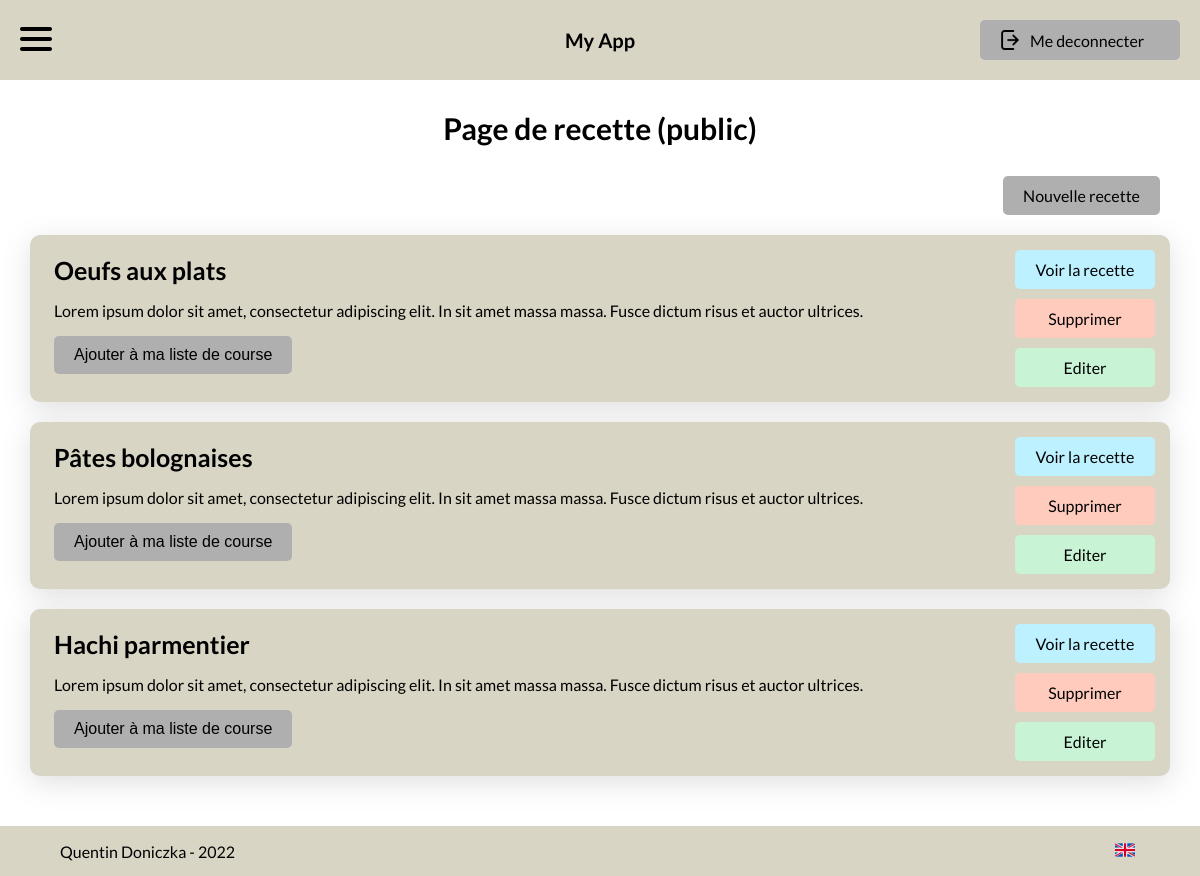
Page /receipts/index.php (signed in) on the committed database.
### tables this page shows
CREATE TABLE receipts (
        id INTEGER PRIMARY KEY AUTOINCREMENT,
        titre VARCHAR(255) NOT NULL,
        temps INT,
        ingredients TEXT,
        lang VARCHAR(3) DEFAULT "fr",
        id_owner INT,
        is_public INT DEFAULT 0,
        resume TEXT,
        description TEXT NOT NULL
    );

### assets/php/traductions.php (called while the page is built, shortened)
<?php
function traduction() {
    $traduction = [];
    $traduction["fr"] = [];
    $traduction["en"] = [];
    $traduction["fr"]["accueil"] = [];
    $traduction["fr"]["accueil"]["titre"] = "Bienvenue sur \"My App\"";
    $traduction["fr"]["accueil"]["titre2"] = "Voir la dernière recette :";
    $traduction["fr"]["accueil"]["info"] = "Voir la recette";
    $traduction["fr"]["accueil"]["info_all"] = "Voir toutes les recettes";
    $traduction["fr"]["lang"] = [];
    $traduction["fr"]["lang"]["change_fr"] = "Traduire le site en français";
    $traduction["fr"]["lang"]["change_en"] = "Traduire le site en anglais";
    $traduction["fr"]["gestion"] = [];
    $traduction["fr"]["gestion"]["btn_edit"] = "Editer";
    $traduction["fr"]["gestion"]["btn_delete"] = "Supprimer";
    $traduction["fr"]["recette"] = [];
    $traduction["fr"]["recette"]["titre_privee"] = "Page de recette (privée)";
    $traduction["fr"]["recette"]["titre_public"] = "Page de recette (public)";
    $traduction["fr"]["recette"]["creation"] = "Création";
    $traduction["fr"]["recette"]["modif"] = "Modification";
    $traduction["fr"]["recette"]["recette"] = "recette";
    $traduction["fr"]["recette"]["titre"] = "Titre de la recette";
    $traduction["fr"]["recette"]["temps"] = "Temps de préparation (min)";
    $traduction["fr"]["recette"]["description"] = "Courte description";
    $traduction["fr"]["recette"]["ingredient"] = "Ingrédients";
    $traduction["fr"]["recette"]["t_ingredient"] = "Ecrire votre ingrédient ...";
    $traduction["fr"]["recette"]["q_ingredient"] = "Quantité";
    $traduction["fr"]["recette"]["u_ingredient"] = "Unité";
    $traduction["fr"]["recette"]["n_ingredient"] = "Nom ingrédient";
    $traduction["fr"]["recette"]["add"] = "Ajouter";
    $traduction["fr"]["recette"]["etape"] = "Etapes";
    $traduction["fr"]["recette"]["e_etape"] = "Ecrire votre étape ...";
    $traduction["fr"]["recette"]["save"] = "Enregistrer";
    $traduction["fr"]["recette"]["cancel"] = "Annuler";
    $traduction["fr"]["recette"]["r_liste"] = "Retour à la liste";
    $traduction["fr"]["recette"]["indispo"] = "Recette indisponible";
    $traduction["fr"]["recette"]["time"] = "Temps de préparations :";
    $traduction["fr"]["recette"]["n_recette"] = "Nouvelle recette";
    $traduction["fr"]["recette"]["propose"] =  "Proposer ma recette";
    $traduction["fr"]["recette"]["voir"] = "Voir la recette";
    $traduction["fr"]["recette"]["edit"] = "Editer";
    $traduction["fr"]["recette"]["sup"] = "Supprimer";
    $traduction["fr"]["recette"]["none"] = "Il n'y a pas de recettes à afficher.";
    $traduction["fr"]["signin"] = [];
    $traduction["fr"]["signin"]["titre"] = "Connexion";
    $traduction["fr"]["signin"]["mail"] = "Email";
    $traduction["fr"]["signin"]["name"] = "Pseudo";
    $traduction["fr"]["signin"]["mdp"] = "Mot de passe";
    $traduction["fr"]["signin"]["c_mdp"] = "Confirmation de mot de passe";
    $traduction["fr"]["signin"]["connect"] = "Se connecter";
    $traduction["fr"]["signin"]["inscrire"] = "S'inscrire";
    $traduction["fr"]["signin"]["membre"] = "Déjà membre ?";
    $traduction["fr"]["signin"]["success"] = "Inscription réussie, veuillez vous connecter.";
    $traduction["fr"]["header"]["home"] = "Accueil";
    $traduction["fr"]["header"]["profil"] = "Profil";
    $traduction["fr"]["header"]["recette"] = "Recettes";
    $traduction["fr"]["header"]["m_recette"] = "Mes recettes";
    $traduction["fr"]["header"]["course"] = "Liste de courses";
    $traduction["fr"]["header"]["utilisateur"] = "Gestion des utilisateurs";
    $traduction["fr"]["header"]["deco"] = "Me deconnecter";
    $traduction["fr"]["error_signin"]["pseudo"] = "Ce pseudo est déjà pris";
    $traduction["fr"]["error_signin"]["mdp"] = "Mots de passes differents";
    $traduction["fr"]["error_signin"]["email"] = "Email invalide";
    $traduction["fr"]["error_signin"]["user_ok"] = "Utilisateur bien enregistré.";
    $traduction["fr"]["error_signin"]["fields"] = "Les champs ne sont pas bien remplis.";
    $traduction["fr"]["error_signin"]["connect_ok"] = "Connexion réussie.";
    $traduction["fr"]["error_signin"]["id"] = "Les identifiants sont incorrects.";
    $traduction["fr"]["msg_role"]["droit"] = "Vous ne pouvez pas modifier les rôles.";
    $traduction["fr"]["msg_role"]["self"] = "Vous ne pouvez pas modifier votre propre rôle.";
    $traduction["fr"]["msg_role"]["update"] = "Rôle mis à jour.";
    $traduction["fr"]["msg_role"]["error"] = "Une erreur est survenu, veuillez réessayer plus tard.";
    $traduction["fr"]["recette"]["my_fav"] = "Mes favoris";
    $traduction["fr"]["recette"]["fav"] = "Favori";
    $traduction["fr"]["recette"]["moderation"] = "Modération des recettes";
    $traduction["fr"]["recette"]["add_course"] = "Ajouter à ma liste de course";
    $traduction["fr"]["liste"]["titre"] = "Ma liste de courses";
    $traduction["fr"]["liste"]["nombre"] = "Nombre de recettes choisies :";
    $traduction["fr"]["liste"]["creat"] = "Générer ma liste";
    $traduction["fr"]["liste"]["vide"] = "Liste de course vide";
    $traduction["fr"]["manage"]["titre"] = "Gestion des utilisateurs";
    $traduction["fr"]["manage"]["membre"] = "Membre";
    $traduction["en"]["accueil"] = [];
    $traduction["en"]["accueil"]["titre"] = "Welcome to \"My App\"";
    $traduction["en"]["accueil"]["titre2"] = "See the last receipt :";
    $traduction["en"]["accueil"]["info"] = "See receipt";
    $traduction["en"]["accueil"]["info_all"] = "See every receipts";
    $traduction["en"]["lang"] = [];
    $traduction["en"]["lang"]["change_fr"] = "Traduire le site en français";
    $traduction["en"]["lang"]["change_en"] = "Traduire le site en anglais";
    $traduction["en"]["gestion"] = [];
    $traduction["en"]["gestion"]["btn_edit"] = "Editer";
    $traduction["en"]["gestion"]["btn_delete"] = "Supprimer";
    $traduction["en"]["signin"] = [];
    $traduction["en"]["signin"]["titre"] = "Connection";
    $traduction["en"]["signin"]["mail"] = "Email";
    $traduction["en"]["signin"]["name"] = "Pseudo";
    $traduction["en"]["signin"]["mdp"] = "Password";
    $traduction["en"]["signin"]["c_mdp"] = "Confirm password";
    $traduction["en"]["signin"]["connect"] = "Log in";
    $traduction["en"]["signin"]["inscrire"] = "Register";
    $traduction["en"]["signin"]["membre"] = "Already member ?";
    $traduction["en"]["signin"]["success"] = "Register done, please login.";
    $traduction["en"]["signin"]["success"] = "Register done, please login.";
    $traduction["en"]["header"]["home"] = "Homepage";
    $traduction["en"]["header"]["profil"] = "Profil";
    $traduction["en"]["header"]["recette"] = "Receipt";
    $traduction["en"]["header"]["m_recette"] = "My Receipt";
    $traduction["en"]["header"]["course"] = "Shopping list";
    $traduction["en"]["header"]["utilisateur"] = "User management";
    $traduction["en"]["header"]["deco"] = "Logout";
    $traduction["en"]["error_signin"]["pseudo"] = "This pseudo is already taken";
    $traduction["en"]["error_signin"]["mdp"] = "password is not matching";
    $traduction["en"]["error_signin"]["email"] = "Email invalid";
    $traduction["en"]["error_signin"]["user_ok"] = "User well saved";
    $traduction["en"]["error_signin"]["fields"] = "The fields are not filled in correctly.";
    $traduction["en"]["error_signin"]["connect_ok"] = "Successful connection.";
    $traduction["en"]["error_signin"]["id"] = "Identifiers are incorrect.";
    $traduction["en"]["msg_role"]["droit"] = "You cannot change roles.";
    $traduction["en"]["msg_role"]["self"] = "You cannot change your won role.";
    $traduction["en"]["msg_role"]["update"] = "Updated role";
    $traduction["en"]["msg_role"]["error"] = "An error has occurred, please try again later.";
    $traduction["en"]["recette"] = [];
    $traduction["en"]["recette"]["titre_privee"] = "Receipts page (private)";
    $traduction["en"]["recette"]["titre_public"] = "Receipts page (public)";
    $traduction["en"]["recette"]["creation"] = "Creation";
    $traduction["en"]["recette"]["modif"] = "Edit";
    $traduction["en"]["recette"]["recette"] = "receipt";
    $traduction["en"]["recette"]["titre"] = "Receipts title";
    $traduction["en"]["recette"]["temps"] = "Preparation time (mins)";
    $traduction["en"]["recette"]["description"] = "Short Description";
    $traduction["en"]["recette"]["ingredient"] = "Ingredients";
    $traduction["en"]["recette"]["t_ingredient"] = "Write your ingredient...";
    $traduction["en"]["recette"]["q_ingredient"] = "Quantity";
    $traduction["en"]["recette"]["u_ingredient"] = "Unit";
    $traduction["en"]["recette"]["n_ingredient"] = "Ingredient name";
    $traduction["en"]["recette"]["add"] = "Add";
    $traduction["en"]["recette"]["etape"] = "Steps";
    $traduction["en"]["recette"]["e_etape"] = "Write your step...";
    $traduction["en"]["recette"]["save"] = "Save";
    $traduction["en"]["recette"]["cancel"] = "Cancel";
    $traduction["en"]["recette"]["r_liste"] = "Back to list";
    $traduction["en"]["recette"]["indispo"] = "Recipe unavailable";
    $traduction["en"]["recette"]["time"] = "Preparation time:";
    $traduction["en"]["recette"]["n_recette"] = "New recipe";
    $traduction["en"]["recette"]["propose"] =  "Submit my recipe";
    $traduction["en"]["recette"]["voir"] = "See the recipe";
    $traduction["en"]["recette"]["edit"] = "Edit";
    $traduction["en"]["recette"]["sup"] = "Delete";
    $traduction["en"]["recette"]["none"] = "There are no recipes to display.";
    $traduction["en"]["recette"]["my_fav"] = "My favorites";
    $traduction["en"]["recette"]["fav"] = "Favorite";
    $traduction["en"]["recette"]["moderation"] = "Management receipt public";
    $traduction["en"]["recette"]["add_course"] = "Add to my wishlist";
    $traduction["en"]["liste"]["titre"] = "My shopping list";
    $traduction["en"]["liste"]["nombre"] = "Number of recipes chosen :";
    $traduction["en"]["liste"]["creat"] = "Generate my list";
    $traduction["en"]["liste"]["vide"] = "Shopping list is empty";
    $traduction["en"]["manage"]["titre"] = "User management";
    $traduction["en"]["manage"]["membre"] = "Member";
    return $traduction;
}

### receipts/index.php (the view, shortened to what this page needs)
<?php
include("../assets/php/header.php");
$pdo = new PDO('sqlite:../database.db');
$pdo->setAttribute(PDO::ATTR_DEFAULT_FETCH_MODE, PDO::FETCH_ASSOC);
$pdo->setAttribute(PDO::ATTR_ERRMODE, PDO::ERRMODE_EXCEPTION);
$lang = $_SESSION["lang"];
$traduction = traduction();
?>
<?php if(isset($_GET["id"]) && isset($_GET["edit"])) { ?>
<?php
    $req = $pdo->prepare('SELECT * FROM receipts WHERE id=:id AND lang = "fr" ');
    $req->bindValue('id', intval($_GET["id"]));
    $req->execute();
    $receipt = $req->fetch();
?>
<?php if( (!empty($_GET["id"]) && $receipt && is_owner($receipt["id_owner"])) || ($_GET["id"] == 0 && is_admin())) { ?>
<h1 class="title-page" > <?php if($_GET["id"] == 0) {echo $traduction[$lang]["recette"]["creation"];} else {echo $traduction[$lang]["recette"]["modif"];} ?> <?php echo $traduction[$lang]["recette"]["recette"] ; ?></h1>
<form id="form_receipt" method="POST" action="/receipts/form_receipt.php" class="form form-recette">
    <input name="id" type="hidden" value="<?php echo $_GET["id"];?>">
    <input type="hidden" value="1" name="is_public">
    <div class="label-form">
    <label for=""> <?php echo $traduction[$lang]["recette"]["titre"]; ?></label>
        <input type="text" name="titre" value="<?php if($receipt){echo $receipt["titre"];} ?>">
    </div>
    <div class="label-form">
    <label for=""><?php echo $traduction[$lang]["recette"]["temps"]; ?></label>
        <input type="text" name="temps" value="<?php if($receipt){echo $receipt["temps"];} ?>">
    </div>
    <div class="label-form">
        <label for=""><?php echo $traduction[$lang]["recette"]["description"]; ?></label>
        <textarea rows="3" name="resume" type="text" ><?php if($receipt){echo $receipt["resume"];} ?></textarea>
    </div>
    <div class="label-form">
        <label for=""><?php echo $traduction[$lang]["recette"]["ingredient"]; ?></label>
        <div id="list-ingredients">
            <?php if($receipt["ingredients"]) {
                $ingredients = json_decode($receipt["ingredients"]);
                foreach($ingredients as $ingredient) { ?>
                    <label><input checked='checked' type='checkbox' name='ingredients[]' value='<?php echo $ingredient->name.':'.$ingredient->quantity.":".$ingredient->unit; ?>'/>
                            <span><?php echo $ingredient->quantity." ".$ingredient->unit.' : '.$ingredient->name; ?></span>
                            <span class="delete_ingredient" title="Delete">X</span>
                    </label>
                <?php }
            } ?>
        </div>
        <div class="autocomplete">
            <div class="ingredients-inputs">
                <input type="number" id="qte_ingred" placeholder="Quantité" >
                <select name="" id="unit_ingred">
                    <option value="" disabled><?php echo $traduction[$lang]["recette"]["u_ingredient"]; ?></option>
                    <option value="kilogrammes">kg</option>
                    <option value="litres">litres</option>
                    <option value="grammes">grammes</option>
                </select>
                <input type="text" id="name_ingred" placeholder="Nom ingrédient" >
            </div>
            <button id="add_ingredient" class="btn"><?php echo $traduction[$lang]["recette"]["add"]; ?></button>
        </div>
    </div>
    <div class="label-form">
        <label for=""><?php echo $traduction[$lang]["recette"]["etape"]; ?></label>
        <textarea rows="20" name="description" placeholder="Ecrire votre étape ..." ><?php if($receipt){echo $receipt["description"];} ?></textarea>
    </div>
    <div class="btns">
        <button class="btn valid"><?php echo $traduction[$lang]["recette"]["save"]; ?></button>
        <button type="reset" class="btn cancel"><?php echo $traduction[$lang]["recette"]["cancel"]; ?></button>
        <a class="btn retour-list" href="?"><?php echo $traduction[$lang]["recette"]["r_liste"]; ?></a>
    </div>
</form>
<div id="errors"></div>
<?php } else { ?>
<div class="no-result">
    <?php echo $traduction[$lang]["recette"]["indispo"]; ?>
</div>
<?php }
} else { ?>
<?php $receipts = $pdo->query('SELECT * FROM receipts WHERE is_public=1 AND lang = "fr"')->fetchAll(); ?>
<h1 class="title-page"><?php echo $traduction[$lang]["recette"]["titre_public"]; ?></h1>
<div class="list">
    <div class='btns'>
        <?php if(is_admin()) { ?>
        <a href="?id=0&edit=1" class="btn"><?php echo $traduction[$lang]["recette"]["n_recette"]; ?></a>
        <?php } ?>
    </div>
    <?php
    if ($receipts) {
    foreach($receipts as $receipt) { ?>
   <div class='item item-<?php echo $receipt["id"]; ?>'>
        <div class="txt">
            <h2><?php echo $receipt["titre"]; ?></h2>
            <p><?php echo $receipt["resume"]; ?></p>
            <div class="fav_receipt">
                <button class="btn js-wishlist" data-id="<?php echo $receipt["id"]; ?>" title="Envoyer à ma liste de course" ><?php echo $traduction[$lang]["recette"]["add_course"]; ?></button>
            </div>
        </div>
        <div class="actions">
            <a class="btn info" href="?id=<?php echo $receipt["id"]; ?>"> <?php echo $traduction[$lang]["recette"]["voir"]; ?> </a>
            <?php if(is_admin()) { ?>
            <a href="?" class="btn delete js-delete-receipt" data-id="<?php echo $receipt["id"]; ?>"> <?php echo $traduction[$lang]["recette"]["sup"]; ?> </a>
            <a class="btn edit" href="?id=<?php echo $receipt["id"]; ?>&edit=1" > <?php echo $traduction[$lang]["recette"]["edit"]; ?> </a>
            <?php } ?>
        </div>
   </div>
   <?php }
   } else { ?>
         <p class="no-result">
             <?php echo $receipt["id"]; ?>"> <?php echo $traduction[$lang]["recette"]["none"]; ?>
        </p>
    <?php }
    }?>
</div>
<?php
include("../assets/php/footer.php");
?>

### rows in the picture
receipts: titre "Oeufs aux plats", resume "Lorem ipsum dolor sit amet, consectetur adipiscing elit. In sit amet massa massa. Fusce dictum risus et auctor ultrices."
receipts: titre "Pâtes bolognaises", resume "Lorem ipsum dolor sit amet, consectetur adipiscing elit. In sit amet massa massa. Fusce dictum risus et auctor ultrices."
receipts: titre "Hachi parmentier", resume "Lorem ipsum dolor sit amet, consectetur adipiscing elit. In sit amet massa massa. Fusce dictum risus et auctor ultrices."

### other values in the picture
$traduction[$lang]["header"]["deco"] "Me deconnecter"
$traduction[$lang]["recette"]["titre_public"] "Page de recette (public)"
$traduction[$lang]["recette"]["n_recette"] "Nouvelle recette"
